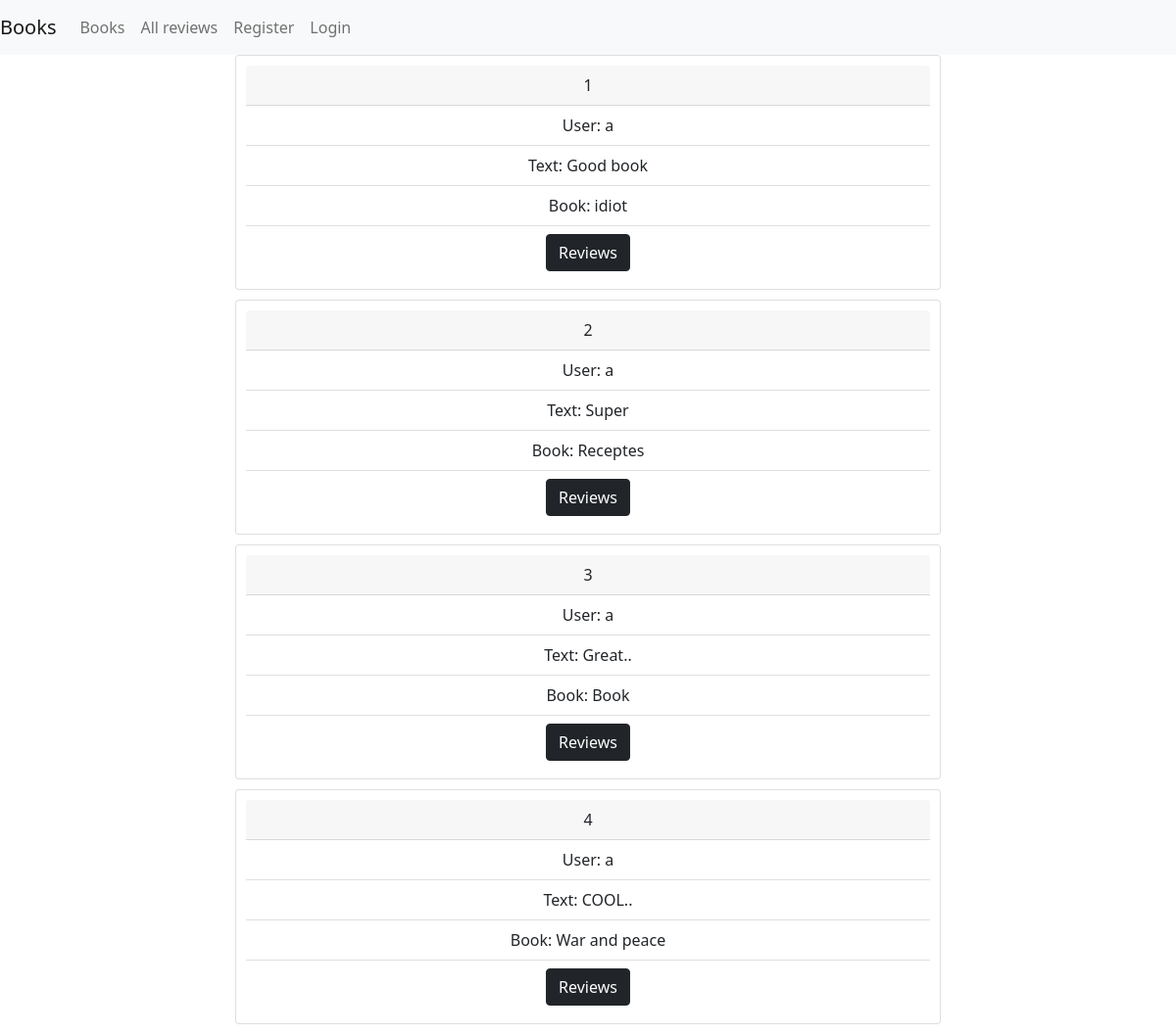
Before: /app/review_list/ with the older database file.
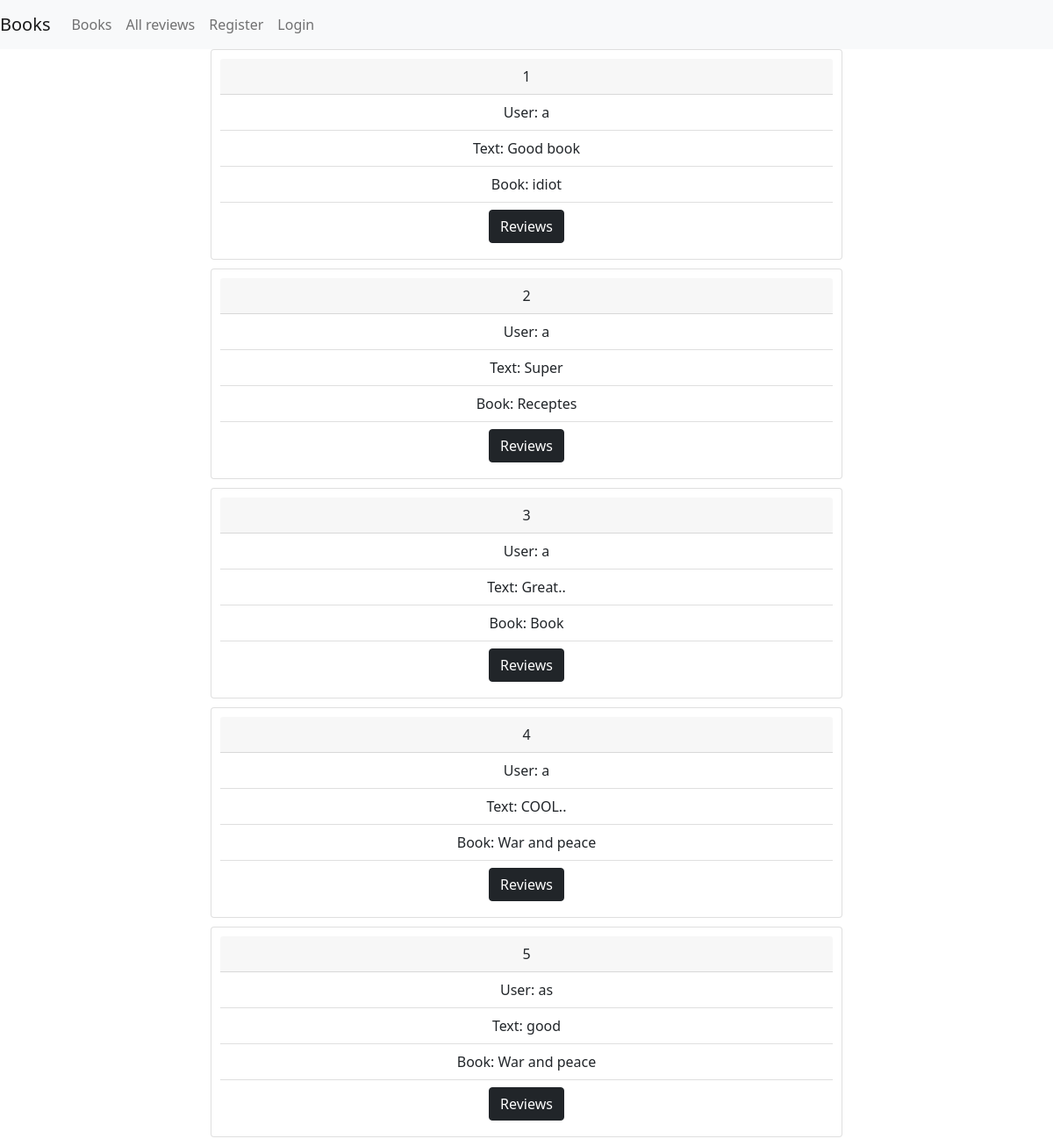
After: the same page with the newer database file.
### app_tutorial/models.py (models this page shows, shortened)
class Review(models.Model):
    user = models.ForeignKey(User, on_delete = models.CASCADE)
    book = models.ForeignKey(Book, on_delete= models.CASCADE)
    text = models.TextField()

class Book(models.Model):
    name = models.CharField(max_length=255)
    pages_number = models.IntegerField(default=100)
    price = models.DecimalField(max_digits=10, decimal_places=2)
    description = models.TextField(null=True,blank=True)
    def __str__(self):
        return self.name

### app_tutorial/views.py (the view)
# urls.py: path('review_list/', views.review_list, name='review_list'),
def review_list(request):
    reviews = Review.objects.all()
    return render(request, 'review_list.html', {'reviews': reviews})

### templates/review_list.html (shortened to what this page needs)
{% extends 'base.html'%}
{%block content%}
{% for review in reviews %}
    <div class="review card">
      <div class="card-header">
        {{review.id}}
      </div>
      <ul class="list-group list-group-flush">
        <li class="list-group-item">User: {{review.user}}</li>
        <li class="list-group-item">Text: {{review.text}}</li>
        <li class="list-group-item">Book: {{review.book}}</li>
          <li class="list-group-item">
              <a class="btn btn-dark" href="{% url 'book_review_list' book_id=review.book.id%}" role="button">Reviews</a>
          </li>
      </ul>
    </div>
{% endfor %}
{% endblock %}

Changed rows visible on the page:
added Review: id "5", user "as", text "good", book "War and peace"
